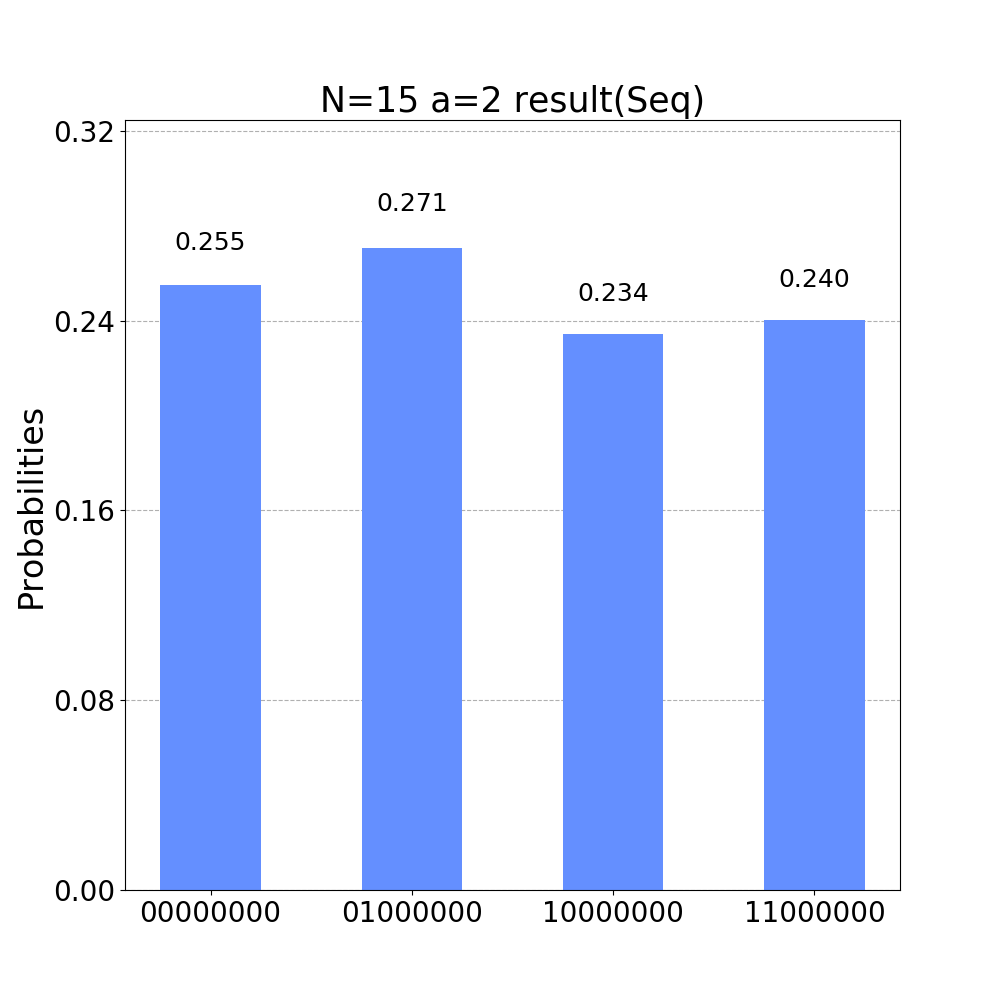

Python code for this plot:
from qiskit.visualization import plot_histogram
new_dict={}
res={'1 0 0 0 0 0 0 0': 240, '0 1 0 0 0 0 0 0': 277, '1 1 0 0 0 0 0 0': 246, '0 0 0 0 0 0 0 0': 261}
for iter in list(res):

    tmp = iter
    tmp=tmp.replace(" ",'')
    #print(tmp)
    new_dict[tmp]=res.pop(iter)
    
   
print(new_dict)
plot_histogram(new_dict,figsize=(10,10),title=f'N={15} a={2} result(Seq)').savefig('test.png')
